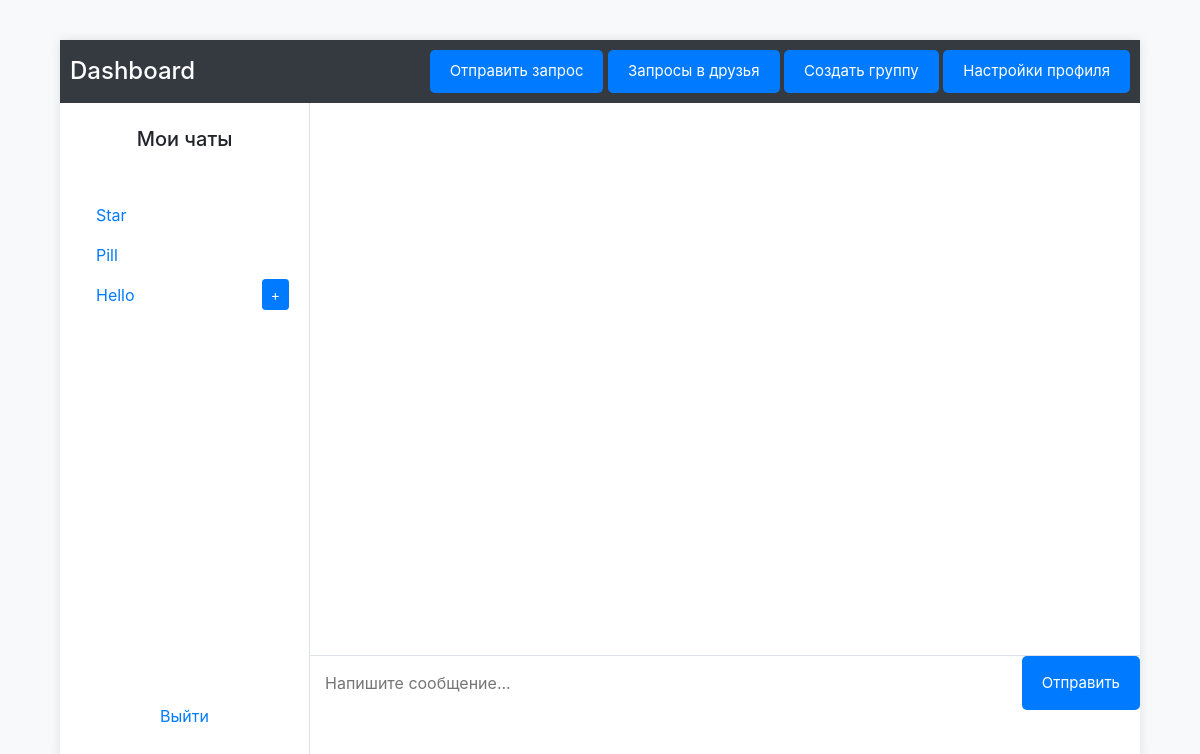
Page /dashboard (signed in) on the earlier database version.
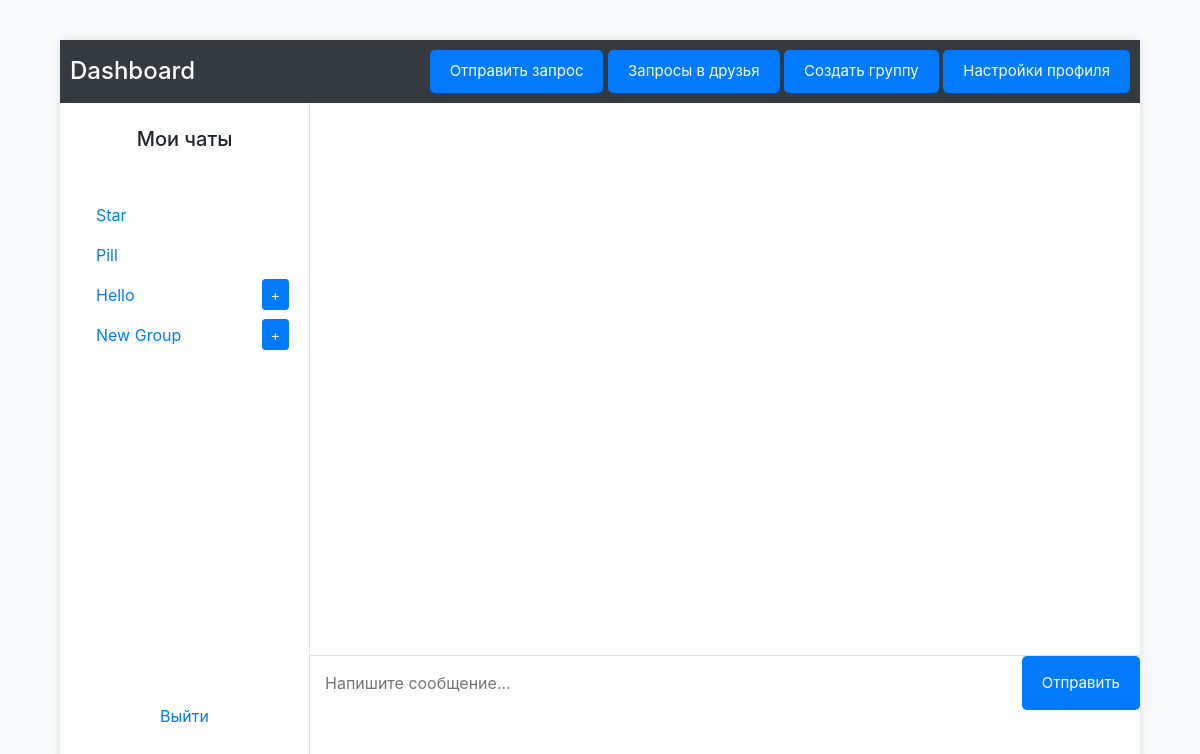
Same page on the later database version.
### models.py (models this page shows, shortened)
class User(db.Model, UserMixin):
    id = db.Column(db.Integer, primary_key=True)
    username = db.Column(db.String(150), nullable=False, unique=True)
    password = db.Column(db.String(150), nullable=False)
    friends = db.relationship('User',
                              secondary='friendship',
                              primaryjoin=(id == Friendship.user1_id),
                              secondaryjoin=(id == Friendship.user2_id),
                              backref=db.backref('friends_of', lazy='dynamic'),
                              lazy='dynamic')

class Group(db.Model):
    __tablename__ = 'group'
    id = db.Column(db.Integer, primary_key=True)
    name = db.Column(db.String(150), nullable=False)
    created_at = db.Column(db.DateTime, default=datetime.utcnow)
    creator_id = db.Column(db.Integer, db.ForeignKey('user.id'), nullable=False)
    members = db.relationship('User',
                              secondary='group_membership',
                              backref=db.backref('groups', lazy='dynamic'))

### blueprints/dashboard.py (the view)
@dashboard_bp.route('/dashboard')
@login_required
def dashboard():
    friends = current_user.friends.all()
    chats = friends
    groups = current_user.groups.all()
    return render_template('dashboard.html', user=current_user, chats=chats, groups=groups)

### app.py (called while the page is built)
@login_manager.user_loader
def load_user(user_id):
    return User.query.get(int(user_id))

### templates/dashboard.html (shortened to what this page needs)
<!DOCTYPE html>
<html lang="ru">
<head>
    <link rel="stylesheet" href="https://stackpath.bootstrapcdn.com/bootstrap/4.3.1/css/bootstrap.min.css">
    <link rel="stylesheet" href="{{ url_for('static', filename='css/dashboard.css') }}">
</head>
<body>
    <div class="dashboard">
        <div class="header">
            <h4 class="my-0">Dashboard</h4>
            <div>
                <button class="btn btn-custom" id="send-friend-request">Отправить запрос</button>
                <button class="btn btn-custom" id="show-requests-button">Запросы в друзья</button>
                <button class="btn btn-custom" id="create-group-button">Создать группу</button>
                <a href="#" class="btn btn-custom">Настройки профиля</a>
            </div>
        </div>
        <div class="main">
            <div class="sidebar">
                <h5 class="text-center my-4">Мои чаты</h5>
                <div class="chats-section">
                    <ul class="nav flex-column" id="chat-list">
                        {% for chat in chats %}
                        <li class="nav-item">
                            <a class="nav-link" href="javascript:void(0);" id="chat-{{ chat.id }}" data-chat-id="{{ chat.id }}" data-chat-type="personal">{{ chat.username }}</a>
                        </li>
                        {% endfor %}
                        {% for group in groups %}
                            <li class="nav-item d-flex justify-content-between align-items-center">
                                <a class="nav-link" href="javascript:void(0);" id="group-{{ group.id }}" data-chat-id="{{ group.id }}" data-chat-type="group">
                                    {{ group.name }}
                                </a>
                                {% if group.creator_id == current_user.id %}
                                    <button class="btn btn-sm btn-primary add-user-btn" data-group-id="{{ group.id }}">+</button>
                                {% endif %}
                            </li>
                        {% endfor %}
                    </ul>
                </div>
                <a class="nav-link text-center mt-auto mb-4" href="{{ url_for('auth.logout') }}">Выйти</a>
            </div>
            <div class="chat-window">
                <div class="messages" id="messages">
                </div>
                <div class="chat-input">
                    <input type="text" id="message-input" placeholder="Напишите сообщение...">
                    <button id="send-button" class="btn btn-custom">Отправить</button>
                </div>
            </div>
        </div>
    </div>
</body>
</html>

### static/css/dashboard.css (style rules this page uses)
body { display: flex; justify-content: center; align-items: center; height: 100vh; background-color: #f8f9fa; }
.dashboard { width: 90%; height: 90%; background-color: #fff; box-shadow: 0 0 10px rgba(0, 0, 0, 0.1); display: flex; flex-direction: column; }
.header { background-color: #343a40; color: #fff; padding: 10px; display: flex; justify-content: space-between; align-items: center; }
.main { flex-grow: 1; display: flex; }
.sidebar { width: 250px; border-right: 1px solid #dee2e6; display: flex; flex-direction: column; }
.chats-section { padding: 20px; flex-grow: 1; overflow-y: auto; }
.chat-window { flex-grow: 3; display: flex; flex-direction: column; height: calc(100% - 50px); }
.messages { flex-grow: 1; overflow-y: auto; padding: 20px; }
.chat-input { display: flex; border-top: 1px solid #dee2e6; }
.chat-input input { flex-grow: 1; border: none; padding: 15px; }
.chat-input button { background-color: #007bff; color: #fff; border: none; padding: 15px 20px; }
.btn-custom { background-color: #007bff; color: white; border: none; padding: 10px 20px; border-radius: 5px; font-size: 15px; cursor: pointer; }

Differences in the rows shown:
added Group: name "New Group"
